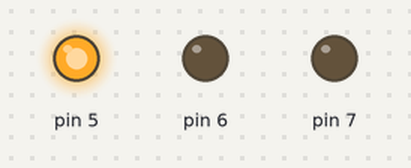
This sketch was run on a simulated Arduino Uno, built with avr-gcc and run on an emulated ATmega328P. Parts: output pins drawn as LEDs (lit = HIGH).

Above: at 0.2 s.
At 0.7 s:
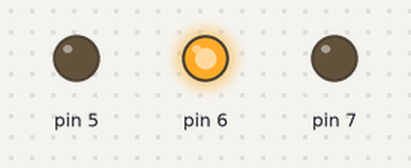
At 2.7 s:
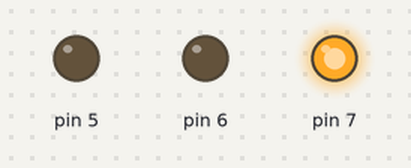
Timing chart, 0 to 3.5 s (numbered marks = the images above):
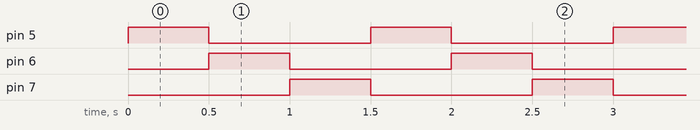

Measured:
- by itself, pin 5–7: alternates HIGH for 0.50 s and LOW for 1.0 s
- by itself, everything shown: repeats every 1.5 s, in 4 steps

The sketch:

Blinking_Multiple_LED.ino
```cpp
int delayTime = 500;
void setup()
    {
    for (int pin = 5; pin <= 7; pin++)
        {pinMode(pin, OUTPUT);}

    }
void loop()
    {
    for (int pin = 5; pin <= 7; pin++)
        {digitalWrite(pin, HIGH);
        delay(delayTime);
        digitalWrite(pin, LOW);}

    }
```
